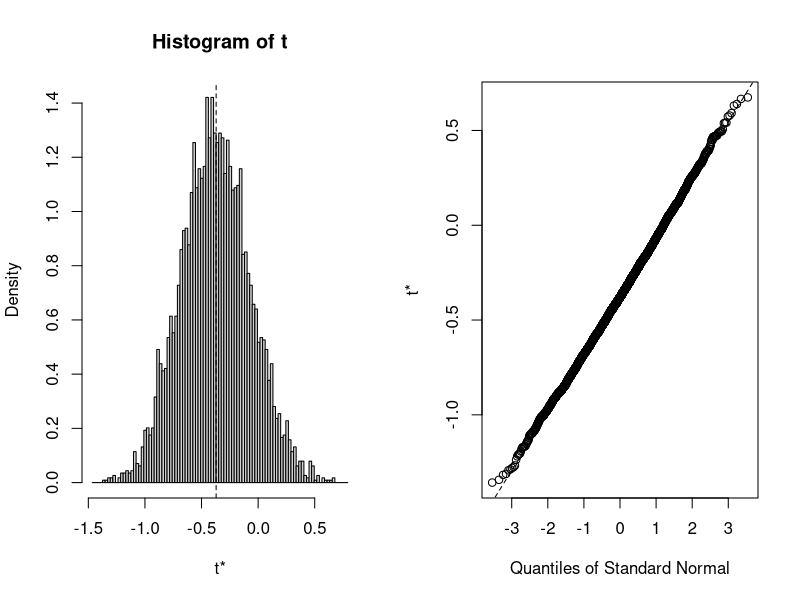
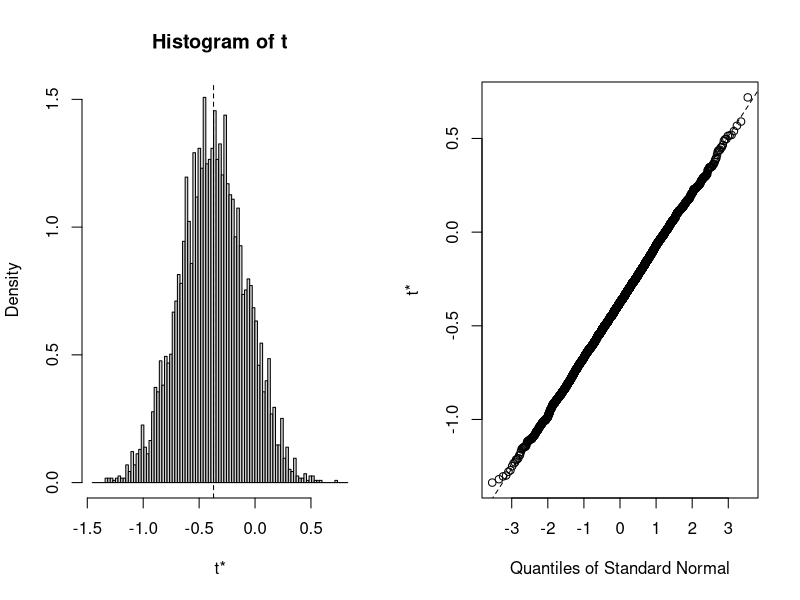

Write R code to recreate these figures, in order.
# Simulation Methods in Financial Engineering
# R ode for Lecture 4
# Bootstrap methods
# Jieli Shen


ctl <- c(4.17, 5.58, 5.18, 6.11, 4.50, 4.61, 5.17, 4.53, 5.33, 5.14)
trt <- c(4.81, 4.17, 4.41, 3.59, 5.87, 3.83, 6.03, 4.89, 4.32, 4.69)
group <- gl(2, 10, 20, labels = c("Ctl", "Trt"))
weight <- c(ctl, trt)
mydata <- data.frame(weight, group)

# Linear regression
lm.D9 <- lm(weight ~ group, data = mydata)
summary(lm.D9)
confint(lm.D9, "groupTrt")

# Model-based boostrap
boot.meth1 <- function(data = mydata, indices){
	data <- data[indices, ]
	mod <- lm(weight ~ group, data = data)
	coefficients(mod)
}

# Residual boostrap
boot.meth2 <- function(data = mydata, indices, fit = lm.D9){
	weight.boot <- fitted(lm.D9) + residuals(lm.D9)[indices]
	data.star <- data
	data.star[,1] <- weight.boot
	mod <- lm(weight ~ group, data = data.star)
	coefficients(mod)
}

# Use R's boot package
library(boot)
out.boot.meth1 <- boot(mydata, boot.meth1, 5000)
out.boot.meth1
boot.ci(out.boot.meth1, index = 2, type = c("norm", "perc"))
out.boot.meth2 <- boot(mydata, boot.meth2, 5000)
out.boot.meth2
boot.ci(out.boot.meth2, index = 2, type = c("norm", "perc"))
plot(out.boot.meth1, index = 2)
plot(out.boot.meth2, index = 2)